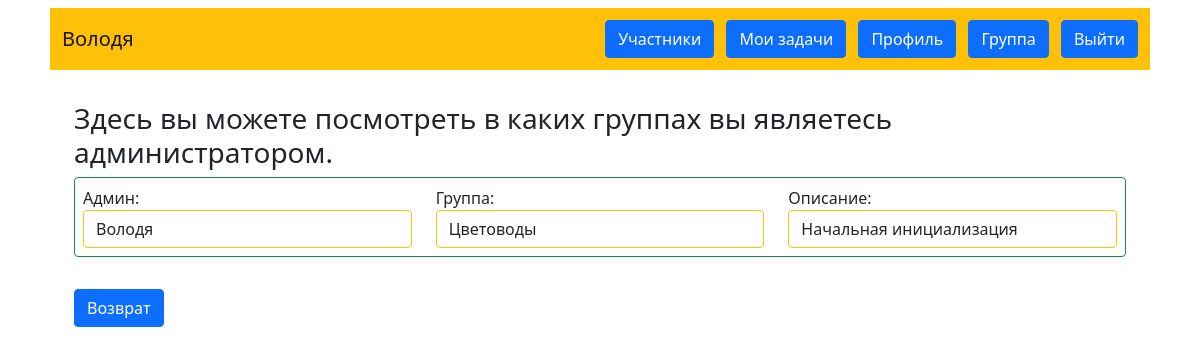
Page /my_groups (signed in) on the committed database.
### data/users.py (models this page shows, shortened)
class User(SqlAlchemyBase, UserMixin, SerializerMixin):
    __tablename__ = 'Users'
    id = sqlalchemy.Column(sqlalchemy.Integer,
                           primary_key=True, autoincrement=True)
    login = sqlalchemy.Column(sqlalchemy.String, unique=True, nullable=False)
    group = sqlalchemy.Column(sqlalchemy.Integer,
                              sqlalchemy.ForeignKey("Groups.id"))
    email = sqlalchemy.Column(sqlalchemy.String,
                              index=True, unique=True, nullable=False)
    password = sqlalchemy.Column(sqlalchemy.String, nullable=True)

### data/groups.py (models this page shows)
class Group(SqlAlchemyBase):
    __tablename__ = 'Groups'
    id = sqlalchemy.Column(sqlalchemy.Integer,
                           primary_key=True, autoincrement=True)
    group_admin = sqlalchemy.Column(sqlalchemy.Integer,
                                    sqlalchemy.ForeignKey("Users.id"))
    group_name = sqlalchemy.Column(sqlalchemy.String, unique=True,
                                   nullable=False)
    description = sqlalchemy.Column(sqlalchemy.String, nullable=False)

### main.py (the view)
@app.route("/my_groups", methods=['GET', 'POST'])
def my_groups():
    db_sess = db_session.create_session()
    group_list = []
    groups = db_sess.query(GroupMember).filter(GroupMember.member == current_user.id).all()
    for row in groups:
        group = db_sess.query(Group).filter(Group.id == row.members_group).first()
        admin = db_sess.query(User).get(group.group_admin).login
        if not group.description:
            group.description = 'None'
        cor = (group.group_name, admin, group.description)
        group_list.append(cor)
    return render_template('my_groups.html', group_list=group_list)

### data/db_session.py (called while the page is built)
def create_session() -> Session:
    global __factory
    return __factory()

### main.py (called while the page is built)
@login_manager.user_loader
def load_user(user_id):
    db_sess = db_session.create_session()
    return db_sess.query(User).get(user_id)

### templates/my_groups.html (shortened to what this page needs)
{% extends "base.html" %}
{% block content %}
<h3>Здесь вы можете посмотреть в каких группах вы являетесь администратором.</h3>
{% for group in group_list%}
<div class="my-2 p-2 border rounded border-success">
    <div class="m4 row justify-content-around">
        <div class="col-12 col-md-4">
            <div>Админ:</div>
            <div class="form-control border border-warning">{{ group[1] }}</div>
        </div>
        <div class="col-12 col-md-4">
            <div>Группа:</div>
            <div class="form-control border border-warning">{{ group[0] }}</div>
        </div>
        <div class="col-12 col-md-4">
            <div>Описание:</div>
            <div class="form-control border border-warning">{{ group[2] }}</div>
        </div>
    </div>
</div>
{% endfor %}
<a class="m4 btn btn-primary" id="cancel" href="/profile">Возврат</a>
{% endblock %}

### templates/base.html (shortened to what this page needs)
<!doctype html>
<html lang="ru" xmlns="http://www.w3.org/1999/html">
<head>
    <link href="https://cdn.jsdelivr.net/npm/bootstrap@5.1.3/dist/css/bootstrap.min.css" rel="stylesheet"
>
</head>
<body>
<header class="container">
    <nav class="m-2 p-2 navbar navbar-light bg-warning">
        <div><a class="m-1 navbar-brand" href="/index">{{ current_user.login }}</a></div>
        {% if current_user.is_authenticated %}
        <div>
            <a class="m-1 btn btn-primary " href="/members/{{ current_user.group }}">Участники</a>
            <a class="m-1 btn btn-primary " href="/my_tasks">Мои задачи</a>
            <a class="m-1 btn btn-primary " href="/profile">Профиль</a>
            <a class="m-1 btn btn-primary" href="/my_groups">Группа</a>
            <a class="m-1 btn btn-primary" href="/logout">Выйти</a></div>
        {% else %}
        <div>
            <a class="m-1 btn btn-primary " href="/register">Зарегистрироваться</a>
            <a class="m-1 btn btn-success" href="/login">Войти</a>
        </div>
        {% endif %}
    </nav>
</header>
<main role="main" class="container">
    <div class="p-3 m-3">
        {% block content %}{% endblock %}
    </div>
</main>
</body>
</html>

### rows in the picture
User: login "Володя", login "Володя"
Group: group_name "Цветоводы", description "Начальная инициализация"
